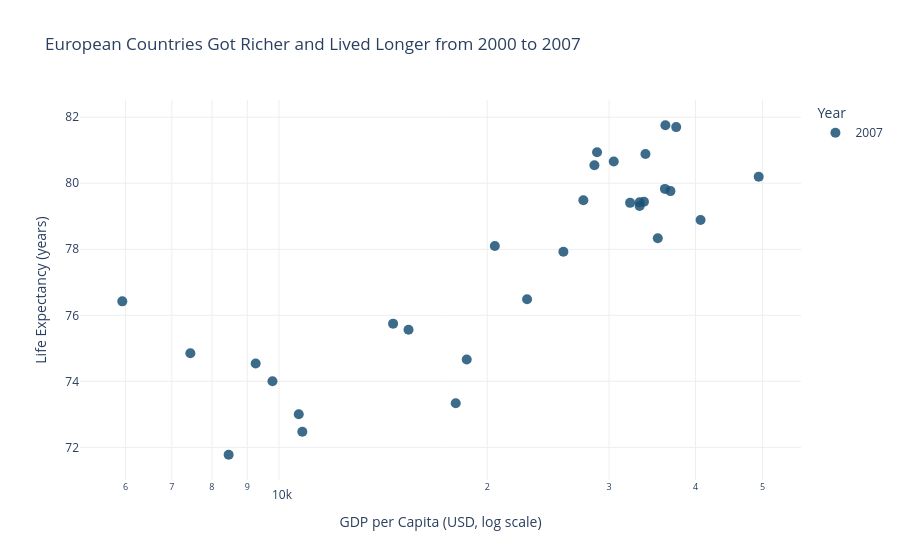

The notebook cell this image was saved under:
### Code cell
# Task 1
# YOUR CODE HERE
df_europe = df.loc[
    (df['continent'] == 'Europe') & (df['year'].isin([2000, 2007]))
].copy()

df_europe['year'] = df_europe['year'].astype(str)

fig1 = px.scatter(
    df_europe,
    x='gdpPercap',
    y='lifeExp',
    color='year',
    color_discrete_map={'2000': '#90b4ce', '2007': '#1a5276'},  # 2 colours only
    hover_name='country',
    log_x=True,                                                  # Rule 4: log scale
    labels={
        'gdpPercap': 'GDP per Capita (USD, log scale)',
        'lifeExp': 'Life Expectancy (years)',
        'year': 'Year'
    },
    title='European Countries Got Richer and Lived Longer from 2000 to 2007',  # Rule 5: insight title
)

fig1.update_traces(marker=dict(size=10, opacity=0.85))
fig1.update_layout(
    legend_title_text='Year',
    plot_bgcolor='white',
    xaxis=dict(showgrid=True, gridcolor='#eeeeee'),
    yaxis=dict(showgrid=True, gridcolor='#eeeeee'),
)

fig1.show()

### Figure 1 — Plotly figure (JSON) as saved in the notebook; plotly's stock layout.template omitted (floating-point values rounded to 4 significant figures)
{"data": [{"hovertemplate": "<b>%{hovertext}</b><br><br>Year=2007<br>GDP per Capita (USD, log scale)=%{x}<br>Life Expectancy (years)=%{y}<extra></extra>", "hovertext": ["Albania", "Austria", "Belgium", "Bosnia and Herzegovina", "Bulgaria", "Croatia", "Czech Republic", "Denmark", "Finland", "France", "Germany", "Greece", "Hungary", "Iceland", "Ireland", "Italy", "Montenegro", "Netherlands", "Norway", "Poland", "Portugal", "Romania", "Serbia", "Slovak Republic", "Slovenia", "Spain", "Sweden", "Switzerland", "Turkey", "United Kingdom"], "legendgroup": "2007", "marker": {"color": "#1a5276", "opacity": 0.85, "size": 10, "symbol": "circle"}, "mode": "markers", "name": "2007", "orientation": "v", "showlegend": true, "type": "scatter", "x": [5937.0, 36130.0, 33690.0, 7446.0, 10680.0, 14620.0, 22830.0, 35280.0, 33210.0, 30470.0, 32170.0, 27540.0, 18010.0, 36180.0, 40680.0, 28570.0, 9254.0, 36800.0, 49360.0, 15390.0, 20510.0, 10810.0, 9787.0, 18680.0, 25770.0, 28820.0, 33860.0, 37510.0, 8458.0, 33200.0], "xaxis": "x", "y": [76.42, 79.83, 79.44, 74.85, 73.0, 75.75, 76.49, 78.33, 79.31, 80.66, 79.41, 79.48, 73.34, 81.76, 78.89, 80.55, 74.54, 79.76, 80.2, 75.56, 78.1, 72.48, 74.0, 74.66, 77.93, 80.94, 80.88, 81.7, 71.78, 79.42], "yaxis": "y"}], "layout": {"legend": {"title": {"text": "Year"}, "tracegroupgap": 0}, "plot_bgcolor": "white", "title": {"text": "European Countries Got Richer and Lived Longer from 2000 to 2007"}, "xaxis": {"anchor": "y", "domain": [0, 1], "gridcolor": "#eeeeee", "showgrid": true, "title": {"text": "GDP per Capita (USD, log scale)"}, "type": "log"}, "yaxis": {"anchor": "x", "domain": [0, 1], "gridcolor": "#eeeeee", "showgrid": true, "title": {"text": "Life Expectancy (years)"}}}}
